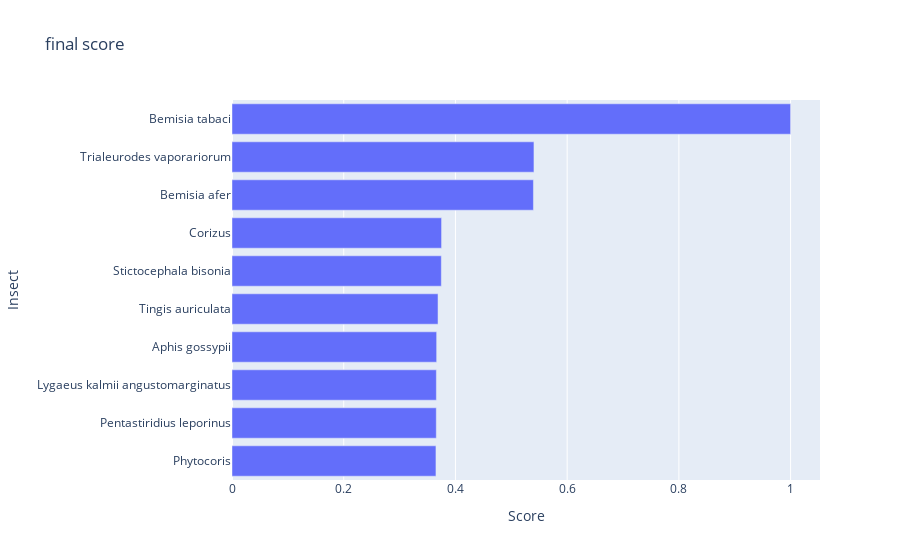

Write notebook code for a chart like this one.
### Code cell
import plotly.graph_objects as go

to_itter=data_to_count.sort_values('result',ascending=False).reset_index(drop=True)[:10]

label=[]
degree=[]
for index,data in to_itter.sort_values('result',ascending=True).reset_index(drop=True).iterrows():
    label.append(data.label)
    degree.append(data.result)

fig = go.Figure(data=go.Bar(
    x=degree,
    y=label,
    orientation='h'
))

fig.update_layout(
    title='final score',
    xaxis_title='Score',
    yaxis_title='Insect'
)

fig.show()

### Figure 1 — Plotly figure (JSON) as saved in the notebook; plotly's stock layout.template omitted (floating-point values rounded to 4 significant figures)
{"data": [{"orientation": "h", "type": "bar", "x": [0.3651, 0.3657, 0.3659, 0.3664, 0.3688, 0.3747, 0.3752, 0.5396, 0.5405, 1], "y": ["Phytocoris", "Pentastiridius leporinus", "Lygaeus kalmii angustomarginatus", "Aphis gossypii", "Tingis auriculata", "Stictocephala bisonia", "Corizus", "Bemisia afer", "Trialeurodes vaporariorum", "Bemisia tabaci"]}], "layout": {"title": {"text": "final score"}, "xaxis": {"title": {"text": "Score"}}, "yaxis": {"title": {"text": "Insect"}}}}
